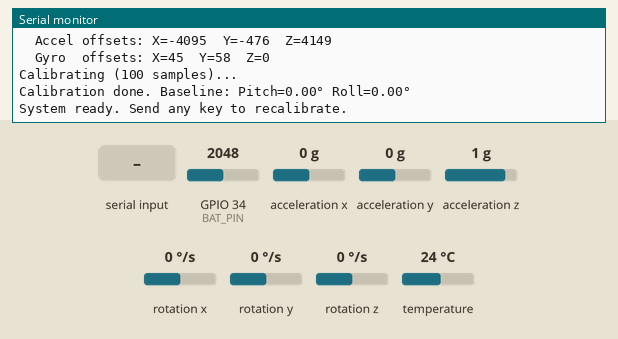
The sketch below on a simulated ESP32. Shown: the last lines printed to the serial monitor. Wiring (inferred from the names in the program): MPU-6050 motion sensor at I2C address 0x68. The inputs (shaded band) are chosen by the test bench; at power-on: acceleration x 0 g, acceleration y 0 g, acceleration z 1 g, GPIO 34 (BAT_PIN) = 2048, rotation x 0 °/s, rotation y 0 °/s, rotation z 0 °/s, temperature 24 °C (analog values on the 0–4095 scale). WiFi joins after 1.5 s; servers stay silent unless stated.

Above: at 5.4 s.
5.5 s: "1" received over Serial
At 8.4 s:
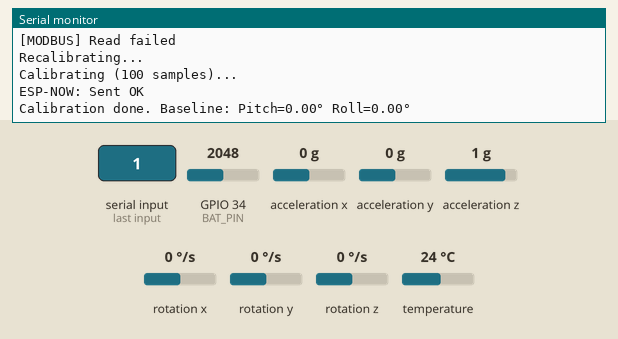
8.5 s: acceleration x set to -1.4 g
At 10.5 s:
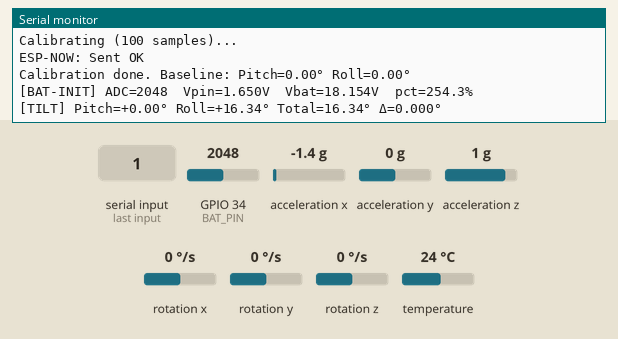
11.5 s: "0" received over Serial
13.0 s: acceleration y set to -1.4 g
At 13.7 s:
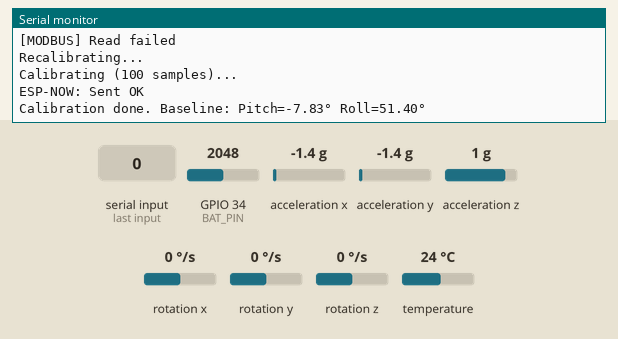
14.5 s: acceleration z set to -1.4 g
At 15.5 s:
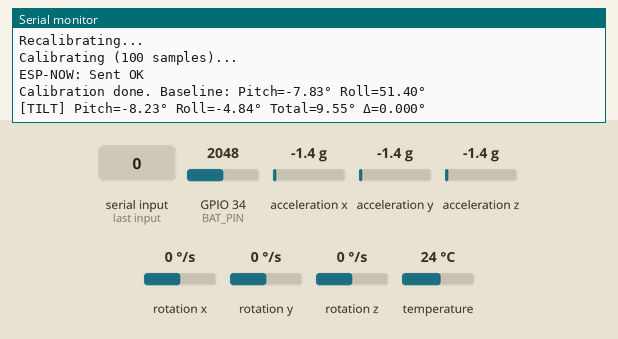

Measured:
- after the input at 5.5 s, the serial monitor: prints a new line after 1.5 s (image 1)
- after the input at 8.5 s, the serial monitor: prints a new line after 1.5 s (image 2)
- after the input at 13.0 s, the serial monitor: prints a new line after 0.24 s (image 3)
- after the input at 14.5 s, the serial monitor: prints a new line after 0.52 s (image 4)

The sketch:

esp32_initiator.ino
```cpp
// =========================================================================
// VETIVERTRACK - INITIATOR (SENDER)
// Collects soil + tilt data, sends via ESP-NOW to responder
// =========================================================================
#include <WiFi.h>
#include <esp_now.h>
#include <ModbusMaster.h>
#include <Adafruit_MPU6050.h>
#include <Adafruit_Sensor.h>
#include <Wire.h>

// Must be defined before any function that references it
struct KalmanState {
  float estimate;
  float errorCovariance;
  float processNoise;
  float measurementNoise;
  float kalmanGain;
};

// =========================================================================
// ESP-NOW CONFIGURATION
// =========================================================================
uint8_t receiverMACAddress[] = {0x88, 0x57, 0x21, 0xAD, 0x11, 0x24};

const char* AP_SSID     = "VetiverTrack-F01";
const char* AP_PASSWORD = "vetivert";

typedef struct struct_message {
  float moisture;
  float ec;
  float ph;
  float tilt;
  float pitch;
  float roll;
  unsigned long timestamp;
  float batteryPct;
} struct_message;

typedef struct struct_command {
  uint8_t cmd;
} struct_command;

struct_message outgoingData;
bool espNowReady = false;

// =========================================================================
// MODBUS SETUP
// =========================================================================
#define RX2           16
#define TX2           17
#define SENSOR_ID     1
#define BAUD_RATE     4800
#define READ_INTERVAL 5000

ModbusMaster node;
Adafruit_MPU6050 mpu;
bool mpuFound = false;

// =========================================================================
// MPU6050 CALIBRATION OFFSETS
// =========================================================================
const int16_t MPU_ACCEL_X_OFFSET = -4095;
const int16_t MPU_ACCEL_Y_OFFSET = -476;
const int16_t MPU_ACCEL_Z_OFFSET =  4149;
const int16_t MPU_GYRO_X_OFFSET  =   45;
const int16_t MPU_GYRO_Y_OFFSET  =   58;
const int16_t MPU_GYRO_Z_OFFSET  =    0;

// =========================================================================
// BATTERY MONITOR (GPIO34, voltage divider 10k + 1k)
// 3-cell LiPo: full=12.6V, cutoff=9.0V
// =========================================================================
#define BAT_PIN        34
#define BAT_R1         10000.0f
#define BAT_R2          1000.0f
#define BAT_VREF           3.3f
#define BAT_ADC_MAX     4095.0f
#define BAT_V_FULL        12.6f
#define BAT_V_EMPTY        9.0f
#define BAT_SAMPLES          8
#define BAT_UPDATE_INTERVAL  10000

float smoothedBatPct      = -1.0f;
const float BAT_EMA_ALPHA =  0.05f;

float rawBatteryPercent() {
  long sum = 0;
  for (int i = 0; i < BAT_SAMPLES; i++) {
    sum += analogRead(BAT_PIN);
    delay(2);
  }
  float adcVal = sum / (float)BAT_SAMPLES;
  float vPin   = (adcVal / BAT_ADC_MAX) * BAT_VREF;
  float vBat   = vPin * (BAT_R1 + BAT_R2) / BAT_R2;
  float pct    = (vBat - BAT_V_EMPTY) / (BAT_V_FULL - BAT_V_EMPTY) * 100.0f;
  Serial.printf("[BAT-INIT] ADC=%.0f  Vpin=%.3fV  Vbat=%.3fV  pct=%.1f%%\n",
                adcVal, vPin, vBat, pct);
  return constrain(pct, 0.0f, 100.0f);
}

void updateBatteryEMA() {
  float raw = rawBatteryPercent();
  if (smoothedBatPct < 0.0f) smoothedBatPct = raw;
  else smoothedBatPct = BAT_EMA_ALPHA * raw + (1.0f - BAT_EMA_ALPHA) * smoothedBatPct;
}

// =========================================================================
// TILT CONFIGURATION
// =========================================================================
const float TILT_CHANGE_THRESHOLD = 0.5;
const int   CALIBRATION_SAMPLES   = 100;

float baselinePitch      = 0.0;
float baselineRoll       = 0.0;
bool  baselineCalibrated = false;

float lastReportedPitch = 0.0;
float lastReportedRoll  = 0.0;
float lastReportedTilt  = 0.0;

float previousTilt  = 0.0;
bool  firstTiltRead = true;

// =========================================================================
// FILTER CONFIGURATION
// =========================================================================
#define USE_KALMAN_FILTER false
const float COMP_FILTER_ALPHA = 0.70;

KalmanState kalmanPitch = {0.0, 1.0, 0.01, 0.05, 0.0};
KalmanState kalmanRoll  = {0.0, 1.0, 0.01, 0.05, 0.0};

float compFilterPitch = 0.0;
float compFilterRoll  = 0.0;

// =========================================================================
// SOIL DATA
// =========================================================================
struct SoilData {
  float moisture;
  float ec;
  float ph;
  float tilt;
  float pitch;
  float roll;
  float deltaTilt;
};
SoilData soilData;

unsigned long lastReadTime  = 0;
unsigned long lastBatUpdate = 0;

// =========================================================================
// ESP-NOW CALLBACKS
// =========================================================================
void OnDataSent(const wifi_tx_info_t *wifi_tx_info, esp_now_send_status_t status) {
  Serial.println(status == ESP_NOW_SEND_SUCCESS ? "ESP-NOW: Sent OK" : "ESP-NOW: Send FAILED");
}

void OnCmdRecv(const esp_now_recv_info_t *recv_info, const uint8_t *data, int len) {
  struct_command cmd;
  memcpy(&cmd, data, sizeof(cmd));
  if (cmd.cmd == 1) {
    Serial.println("Calibrate command received from responder");
    calibrateBaseline();
  }
}

// =========================================================================
// ESP-NOW INIT
// =========================================================================
bool initESPNow() {
  WiFi.mode(WIFI_STA);
  WiFi.begin(AP_SSID, AP_PASSWORD);

  Serial.print("Connecting to AP for channel sync");
  int attempts = 0;
  while (WiFi.status() != WL_CONNECTED && attempts < 20) {
    delay(500);
    Serial.print(".");
    attempts++;
  }

  if (WiFi.status() == WL_CONNECTED) {
    Serial.println(" connected");
    Serial.printf("Channel: %d\n", WiFi.channel());
  } else {
    Serial.println(" FAILED (proceeding anyway)");
  }

  Serial.print("Initiator MAC: ");
  Serial.println(WiFi.macAddress());

  if (esp_now_init() != ESP_OK) {
    Serial.println("ESP-NOW init failed");
    return false;
  }

  esp_now_register_send_cb(OnDataSent);
  esp_now_register_recv_cb(OnCmdRecv);

  esp_now_peer_info_t peerInfo;
  memset(&peerInfo, 0, sizeof(peerInfo));
  memcpy(peerInfo.peer_addr, receiverMACAddress, 6);
  peerInfo.channel = 0;
  peerInfo.encrypt = false;

  if (esp_now_add_peer(&peerInfo) != ESP_OK) {
    Serial.println("Failed to add peer");
    return false;
  }

  Serial.println("ESP-NOW ready");
  return true;
}

// =========================================================================
// SEND DATA VIA ESP-NOW
// =========================================================================
void sendDataESPNow(float pitch, float roll) {
  if (!espNowReady) return;

  outgoingData.moisture   = soilData.moisture;
  outgoingData.ec         = soilData.ec;
  outgoingData.ph         = soilData.ph;
  outgoingData.tilt       = soilData.tilt;
  outgoingData.pitch      = pitch;
  outgoingData.roll       = roll;
  outgoingData.timestamp  = millis();
  outgoingData.batteryPct = smoothedBatPct < 0.0f ? 0.0f : smoothedBatPct;

  esp_now_send(receiverMACAddress, (uint8_t *)&outgoingData, sizeof(outgoingData));
}

// =========================================================================
// KALMAN FILTER
// =========================================================================
float updateKalman(KalmanState &k, float measurement) {
  k.errorCovariance += k.processNoise;
  k.kalmanGain       = k.errorCovariance / (k.errorCovariance + k.measurementNoise);
  k.estimate         = k.estimate + k.kalmanGain * (measurement - k.estimate);
  k.errorCovariance  = (1.0 - k.kalmanGain) * k.errorCovariance;
  return k.estimate;
}

// =========================================================================
// COMPLEMENTARY FILTER
// =========================================================================
float updateComplementaryFilter(float &filtered, float measurement) {
  filtered = COMP_FILTER_ALPHA * filtered + (1.0 - COMP_FILTER_ALPHA) * measurement;
  return filtered;
}

// =========================================================================
// COMPUTE TILT ANGLES
// =========================================================================
void computeTiltAngles(float ax, float ay, float az, float &pitch, float &roll) {
  pitch = atan2(ay, sqrt(ax * ax + az * az)) * 180.0 / PI;
  roll  = atan2(-ax, sqrt(ay * ay + az * az)) * 180.0 / PI;
}

// =========================================================================
// BASELINE CALIBRATION
// =========================================================================
void calibrateBaseline() {
  if (!mpuFound) {
    Serial.println("MPU6050 not available");
    return;
  }

  Serial.printf("Calibrating (%d samples)...\n", CALIBRATION_SAMPLES);

  float sumPitch = 0.0, sumRoll = 0.0;
  int validSamples = 0;

  for (int i = 0; i < CALIBRATION_SAMPLES; i++) {
    sensors_event_t a, g, temp;
    if (mpu.getEvent(&a, &g, &temp)) {
      float pitch, roll;
      computeTiltAngles(a.acceleration.x, a.acceleration.y, a.acceleration.z, pitch, roll);
      sumPitch += pitch;
      sumRoll  += roll;
      validSamples++;
    }
    delay(10);
  }

  if (validSamples > 0) {
    baselinePitch      = sumPitch / validSamples;
    baselineRoll       = sumRoll  / validSamples;
    baselineCalibrated = true;
    firstTiltRead      = true;

    #if USE_KALMAN_FILTER
      kalmanPitch.estimate = 0.0;
      kalmanRoll.estimate  = 0.0;
    #else
      compFilterPitch = 0.0;
      compFilterRoll  = 0.0;
    #endif

    Serial.printf("Calibration done. Baseline: Pitch=%.2f° Roll=%.2f°\n\n",
                  baselinePitch, baselineRoll);
  } else {
    Serial.println("Calibration failed");
  }
}

// =========================================================================
// MPU6050 OFFSET WRITER
// =========================================================================
#define MPU6050_I2C_ADDR 0x68

void writeMPUOffset(uint8_t regHigh, int16_t value) {
  Wire.beginTransmission(MPU6050_I2C_ADDR);
  Wire.write(regHigh);
  Wire.write((value >> 8) & 0xFF);
  Wire.write(value & 0xFF);
  Wire.endTransmission();
}

// =========================================================================
// SETUP
// =========================================================================
void setup() {
  Serial.begin(115200);
  delay(1000);

  Serial.println("\n--- VetiverTrack | Initiator ---\n");

  analogReadResolution(12);
  pinMode(BAT_PIN, INPUT);

  updateBatteryEMA();
  Serial.printf("Initial battery: %.1f%%\n", smoothedBatPct);

  espNowReady = initESPNow();
  if (!espNowReady) Serial.println("WARNING: Running without ESP-NOW");

  Wire.begin(22, 21);
  if (!mpu.begin()) {
    mpuFound = false;
    Serial.println("WARNING: MPU6050 not found");
  } else {
    mpuFound = true;
    mpu.setAccelerometerRange(MPU6050_RANGE_2_G);
    mpu.setFilterBandwidth(MPU6050_BAND_21_HZ);

    writeMPUOffset(0x06, MPU_ACCEL_X_OFFSET);
    writeMPUOffset(0x08, MPU_ACCEL_Y_OFFSET);
    writeMPUOffset(0x0A, MPU_ACCEL_Z_OFFSET);
    writeMPUOffset(0x13, MPU_GYRO_X_OFFSET);
    writeMPUOffset(0x15, MPU_GYRO_Y_OFFSET);
    writeMPUOffset(0x17, MPU_GYRO_Z_OFFSET);

    Serial.println("MPU6050 ready (+-2g, 21Hz LPF, offsets applied)");
    Serial.printf("  Accel offsets: X=%d  Y=%d  Z=%d\n",
                  MPU_ACCEL_X_OFFSET, MPU_ACCEL_Y_OFFSET, MPU_ACCEL_Z_OFFSET);
    Serial.printf("  Gyro  offsets: X=%d  Y=%d  Z=%d\n",
                  MPU_GYRO_X_OFFSET,  MPU_GYRO_Y_OFFSET,  MPU_GYRO_Z_OFFSET);
    delay(500);
    calibrateBaseline();
  }

  Serial2.begin(BAUD_RATE, SERIAL_8N1, RX2, TX2);
  node.begin(SENSOR_ID, Serial2);

  Serial.println("System ready. Send any key to recalibrate.\n");
}

// =========================================================================
// MAIN LOOP
// =========================================================================
void loop() {
  if (Serial.available() > 0) {
    while (Serial.available() > 0) Serial.read();
    Serial.println("Recalibrating...");
    calibrateBaseline();
  }

  if (millis() - lastBatUpdate >= BAT_UPDATE_INTERVAL) {
    lastBatUpdate = millis();
    updateBatteryEMA();
  }

  if (millis() - lastReadTime >= READ_INTERVAL) {
    lastReadTime = millis();

    float filteredPitch = 0.0, filteredRoll = 0.0;

    // --- TILT ---
    if (mpuFound && baselineCalibrated) {
      sensors_event_t a, g, temp;
      mpu.getEvent(&a, &g, &temp);

      float rawPitch, rawRoll;
      computeTiltAngles(a.acceleration.x, a.acceleration.y, a.acceleration.z,
                        rawPitch, rawRoll);

      float relativePitch = rawPitch - baselinePitch;
      float relativeRoll  = rawRoll  - baselineRoll;

      #if USE_KALMAN_FILTER
        filteredPitch = updateKalman(kalmanPitch, relativePitch);
        filteredRoll  = updateKalman(kalmanRoll,  relativeRoll);
      #else
        filteredPitch = updateComplementaryFilter(compFilterPitch, relativePitch);
        filteredRoll  = updateComplementaryFilter(compFilterRoll,  relativeRoll);
      #endif

      float totalTilt = sqrt(filteredPitch * filteredPitch + filteredRoll * filteredRoll);

      float deltaTilt = firstTiltRead ? 0.0f : fabs(totalTilt - previousTilt);
      previousTilt    = totalTilt;
      firstTiltRead   = false;

      soilData.tilt      = totalTilt;
      soilData.pitch     = filteredPitch;
      soilData.roll      = filteredRoll;
      soilData.deltaTilt = deltaTilt;

      float pitchChange = abs(filteredPitch - lastReportedPitch);
      float rollChange  = abs(filteredRoll  - lastReportedRoll);
      float tiltChange  = abs(totalTilt     - lastReportedTilt);

      if (pitchChange > TILT_CHANGE_THRESHOLD ||
          rollChange  > TILT_CHANGE_THRESHOLD ||
          tiltChange  > TILT_CHANGE_THRESHOLD) {
        Serial.printf("[TILT] Pitch=%+.2f° Roll=%+.2f° Total=%.2f° Δ=%.3f°\n",
                      filteredPitch, filteredRoll, totalTilt, deltaTilt);
        lastReportedPitch = filteredPitch;
        lastReportedRoll  = filteredRoll;
        lastReportedTilt  = totalTilt;
      }
    }

    // --- MODBUS ---
    uint8_t result = node.readHoldingRegisters(0x0000, 4);
    if (result == node.ku8MBSuccess) {
      soilData.moisture = node.getResponseBuffer(0) / 10.0;
      soilData.ec       = node.getResponseBuffer(2);
      soilData.ph       = node.getResponseBuffer(3) / 10.0;

      Serial.printf("[DATA] M=%.1f%% | EC=%.0f | pH=%.1f | Tilt=%.2f° | Δ=%.3f° | Bat=%.1f%%\n",
                    soilData.moisture, soilData.ec, soilData.ph,
                    soilData.tilt, soilData.deltaTilt, smoothedBatPct);
    } else {
      Serial.println("[MODBUS] Read failed");
    }

    // --- SEND ---
    if (espNowReady) sendDataESPNow(filteredPitch, filteredRoll);
  }
}
```
